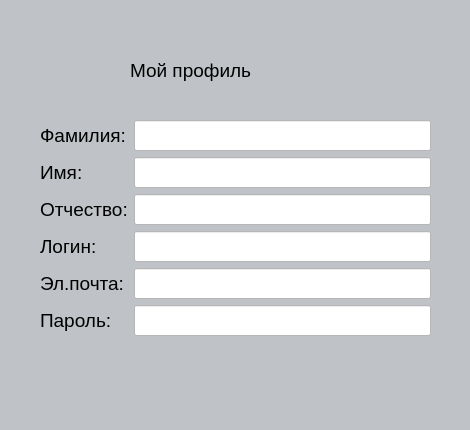
<?xml version="1.0" encoding="UTF-8"?>
<ui version="4.0">
 <class>Profile</class>
 <widget class="QMainWindow" name="Profile">
  <property name="geometry">
   <rect>
    <x>0</x>
    <y>0</y>
    <width>470</width>
    <height>430</height>
   </rect>
  </property>
  <property name="sizePolicy">
   <sizepolicy hsizetype="Fixed" vsizetype="Fixed">
    <horstretch>0</horstretch>
    <verstretch>0</verstretch>
   </sizepolicy>
  </property>
  <property name="minimumSize">
   <size>
    <width>470</width>
    <height>430</height>
   </size>
  </property>
  <property name="maximumSize">
   <size>
    <width>470</width>
    <height>430</height>
   </size>
  </property>
  <property name="windowTitle">
   <string>Profile</string>
  </property>
  <property name="windowIcon">
   <iconset resource="logo.qrc">
    <normaloff>:/logoPrefix/pirctures/lock.png</normaloff>:/logoPrefix/pirctures/lock.png</iconset>
  </property>
  <property name="styleSheet">
   <string notr="true">background-color: rgb(191, 194, 198)</string>
  </property>
  <widget class="QWidget" name="centralwidget">
   <widget class="QLabel" name="label_9">
    <property name="geometry">
     <rect>
      <x>130</x>
      <y>50</y>
      <width>121</width>
      <height>41</height>
     </rect>
    </property>
    <property name="font">
     <font>
      <pointsize>14</pointsize>
     </font>
    </property>
    <property name="text">
     <string>Мой профиль</string>
    </property>
   </widget>
   <widget class="QLabel" name="label_10">
    <property name="geometry">
     <rect>
      <x>10</x>
      <y>10</y>
      <width>451</width>
      <height>381</height>
     </rect>
    </property>
    <property name="sizePolicy">
     <sizepolicy hsizetype="Fixed" vsizetype="Fixed">
      <horstretch>0</horstretch>
      <verstretch>0</verstretch>
     </sizepolicy>
    </property>
    <property name="text">
     <string/>
    </property>
    <property name="pixmap">
     <pixmap resource="logo.qrc">:/logoPrefix/pirctures/frame.png</pixmap>
    </property>
    <property name="scaledContents">
     <bool>true</bool>
    </property>
   </widget>
   <widget class="QWidget" name="layoutWidget">
    <property name="geometry">
     <rect>
      <x>40</x>
      <y>120</y>
      <width>391</width>
      <height>241</height>
     </rect>
    </property>
    <property name="cursor">
     <cursorShape>ArrowCursor</cursorShape>
    </property>
    <property name="styleSheet">
     <string notr="true"/>
    </property>
    <layout class="QFormLayout" name="formLayout">
     <item row="0" column="0">
      <widget class="QLabel" name="label_2">
       <property name="font">
        <font>
         <pointsize>14</pointsize>
        </font>
       </property>
       <property name="text">
        <string>Фамилия:</string>
       </property>
      </widget>
     </item>
     <item row="0" column="1">
      <widget class="QLineEdit" name="lineEdit_secondName">
       <property name="font">
        <font>
         <pointsize>14</pointsize>
        </font>
       </property>
       <property name="cursor">
        <cursorShape>ArrowCursor</cursorShape>
       </property>
       <property name="styleSheet">
        <string notr="true">background-color: rgb(255, 255, 255)</string>
       </property>
       <property name="readOnly">
        <bool>true</bool>
       </property>
      </widget>
     </item>
     <item row="1" column="0">
      <widget class="QLabel" name="label_3">
       <property name="font">
        <font>
         <pointsize>14</pointsize>
        </font>
       </property>
       <property name="text">
        <string>Имя:</string>
       </property>
      </widget>
     </item>
     <item row="1" column="1">
      <widget class="QLineEdit" name="lineEdit_firstName">
       <property name="font">
        <font>
         <pointsize>14</pointsize>
        </font>
       </property>
       <property name="cursor">
        <cursorShape>ArrowCursor</cursorShape>
       </property>
       <property name="styleSheet">
        <string notr="true">background-color: rgb(255, 255, 255)</string>
       </property>
       <property name="readOnly">
        <bool>true</bool>
       </property>
      </widget>
     </item>
     <item row="2" column="0">
      <widget class="QLabel" name="label_4">
       <property name="font">
        <font>
         <pointsize>14</pointsize>
        </font>
       </property>
       <property name="text">
        <string>Отчество:</string>
       </property>
      </widget>
     </item>
     <item row="2" column="1">
      <widget class="QLineEdit" name="lineEdit_thirdName">
       <property name="font">
        <font>
         <pointsize>14</pointsize>
        </font>
       </property>
       <property name="cursor">
        <cursorShape>ArrowCursor</cursorShape>
       </property>
       <property name="styleSheet">
        <string notr="true">background-color: rgb(255, 255, 255)</string>
       </property>
       <property name="readOnly">
        <bool>true</bool>
       </property>
      </widget>
     </item>
     <item row="3" column="0">
      <widget class="QLabel" name="label_5">
       <property name="font">
        <font>
         <pointsize>14</pointsize>
        </font>
       </property>
       <property name="text">
        <string>Логин:</string>
       </property>
      </widget>
     </item>
     <item row="3" column="1">
      <widget class="QLineEdit" name="lineEdit_login">
       <property name="font">
        <font>
         <pointsize>14</pointsize>
        </font>
       </property>
       <property name="cursor">
        <cursorShape>ArrowCursor</cursorShape>
       </property>
       <property name="styleSheet">
        <string notr="true">background-color: rgb(255, 255, 255)</string>
       </property>
       <property name="readOnly">
        <bool>true</bool>
       </property>
      </widget>
     </item>
     <item row="4" column="0">
      <widget class="QLabel" name="label_6">
       <property name="font">
        <font>
         <pointsize>14</pointsize>
        </font>
       </property>
       <property name="text">
        <string>Эл.почта:</string>
       </property>
      </widget>
     </item>
     <item row="4" column="1">
      <widget class="QLineEdit" name="lineEdit_email">
       <property name="font">
        <font>
         <pointsize>14</pointsize>
        </font>
       </property>
       <property name="cursor">
        <cursorShape>ArrowCursor</cursorShape>
       </property>
       <property name="styleSheet">
        <string notr="true">background-color: rgb(255, 255, 255)</string>
       </property>
       <property name="readOnly">
        <bool>true</bool>
       </property>
      </widget>
     </item>
     <item row="5" column="0">
      <widget class="QLabel" name="label_7">
       <property name="font">
        <font>
         <pointsize>14</pointsize>
        </font>
       </property>
       <property name="text">
        <string>Пароль:</string>
       </property>
      </widget>
     </item>
     <item row="5" column="1">
      <widget class="QLineEdit" name="lineEdit_password">
       <property name="font">
        <font>
         <pointsize>14</pointsize>
        </font>
       </property>
       <property name="cursor">
        <cursorShape>ArrowCursor</cursorShape>
       </property>
       <property name="styleSheet">
        <string notr="true">background-color: rgb(255, 255, 255)</string>
       </property>
       <property name="readOnly">
        <bool>true</bool>
       </property>
      </widget>
     </item>
    </layout>
   </widget>
   <widget class="QLabel" name="label">
    <property name="geometry">
     <rect>
      <x>40</x>
      <y>30</y>
      <width>71</width>
      <height>71</height>
     </rect>
    </property>
    <property name="text">
     <string/>
    </property>
    <property name="pixmap">
     <pixmap resource="logo.qrc">:/logoPrefix/pirctures/profile.png</pixmap>
    </property>
    <property name="scaledContents">
     <bool>true</bool>
    </property>
   </widget>
   <zorder>label_10</zorder>
   <zorder>layoutWidget</zorder>
   <zorder>label_9</zorder>
   <zorder>label</zorder>
  </widget>
  <widget class="QMenuBar" name="menubar">
   <property name="geometry">
    <rect>
     <x>0</x>
     <y>0</y>
     <width>470</width>
     <height>22</height>
    </rect>
   </property>
  </widget>
  <widget class="QStatusBar" name="statusbar"/>
 </widget>
 <resources>
  <include location="logo.qrc"/>
 </resources>
 <connections/>
</ui>
